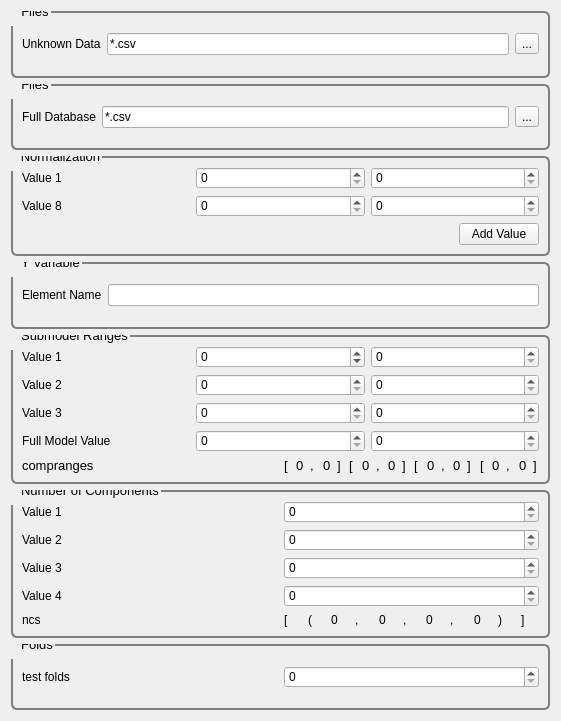
      <widget class="QWidget" name="scrollAreaWidgetContents_2">
       <property name="geometry">
        <rect>
         <x>0</x>
         <y>0</y>
         <width>561</width>
         <height>721</height>
        </rect>
       </property>
       <property name="font">
        <font>
         <pointsize>8</pointsize>
        </font>
       </property>
       <property name="styleSheet">
        <string notr="true">QGroupBox {
  border: 2px solid gray;
  border-radius: 6px;
  margin-top: 0.5em;
}

QGroupBox::title {

  padding-top: -14px;
  padding-left: 8px;
}
</string>
       </property>
       <layout class="QVBoxLayout" name="verticalLayout_8">
        <item>
         <widget class="QGroupBox" name="unknownData">
          <property name="font">
           <font>
            <pointsize>10</pointsize>
           </font>
          </property>
          <property name="title">
           <string>Files</string>
          </property>
          <layout class="QVBoxLayout" name="verticalLayout_6">
           <item>
            <layout class="QHBoxLayout" name="horizontalLayout">
             <item>
              <layout class="QVBoxLayout" name="verticalLayout">
               <item>
                <widget class="QLabel" name="label">
                 <property name="text">
                  <string>Unknown Data</string>
                 </property>
                </widget>
               </item>
              </layout>
             </item>
             <item>
              <layout class="QVBoxLayout" name="verticalLayout_3">
               <item>
                <widget class="QLineEdit" name="lineEdit_2">
                 <property name="text">
                  <string extracomment="Make this change whenever a new file is selected">*.csv</string>
                 </property>
                 <property name="readOnly">
                  <bool>true</bool>
                 </property>
                </widget>
               </item>
              </layout>
             </item>
             <item>
              <layout class="QVBoxLayout" name="verticalLayout_5">
               <item>
                <widget class="QToolButton" name="unknownDataButton">
                 <property name="text">
                  <string>...</string>
                 </property>
                </widget>
               </item>
              </layout>
             </item>
            </layout>
           </item>
          </layout>
         </widget>
        </item>
        <item>
         <widget class="QGroupBox" name="referenceData">
          <property name="font">
           <font>
            <pointsize>10</pointsize>
           </font>
          </property>
          <property name="title">
           <string>Files</string>
          </property>
          <layout class="QVBoxLayout" name="verticalLayout_15">
           <item>
            <layout class="QHBoxLayout" name="horizontalLayout_11">
             <item>
              <layout class="QVBoxLayout" name="verticalLayout_16">
               <item>
                <widget class="QLabel" name="label_8">
                 <property name="text">
                  <string>Full Database</string>
                 </property>
                </widget>
               </item>
              </layout>
             </item>
             <item>
              <layout class="QVBoxLayout" name="verticalLayout_20">
               <item>
                <widget class="QLineEdit" name="lineEdit_9">
                 <property name="text">
                  <string extracomment="Make this change whenever a new file is selected">*.csv</string>
                 </property>
                 <property name="readOnly">
                  <bool>true</bool>
                 </property>
                </widget>
               </item>
              </layout>
             </item>
             <item>
              <layout class="QVBoxLayout" name="verticalLayout_21">
               <item>
                <widget class="QToolButton" name="fullDataBaseButton_3">
                 <property name="text">
                  <string>...</string>
                 </property>
                </widget>
               </item>
              </layout>
             </item>
            </layout>
           </item>
          </layout>
         </widget>
        </item>
        <item>
         <widget class="QGroupBox" name="Normalization">
          <property name="font">
           <font>
            <pointsize>10</pointsize>
           </font>
          </property>
          <property name="title">
           <string>Normalization</string>
          </property>
          <layout class="QVBoxLayout" name="verticalLayout_27">
           <item>
            <layout class="QVBoxLayout" name="verticalLayout_26">
             <item>
              <layout class="QVBoxLayout" name="verticalLayout_2">
               <item>
                <layout class="QHBoxLayout" name="horizontalLayout_2">
                 <item>
                  <widget class="QLabel" name="norm_label">
                   <property name="text">
                    <string>Value 1</string>
                   </property>
                  </widget>
                 </item>
                 <item>
                  <widget class="QSpinBox" name="norm_spinBox_9">
                   <property name="maximum">
                    <number>1000</number>
                   </property>
                  </widget>
                 </item>
                 <item>
                  <widget class="QSpinBox" name="norm_spinBox">
                   <property name="maximum">
                    <number>1000</number>
                   </property>
                  </widget>
                 </item>
                </layout>
               </item>
              </layout>
             </item>
             <item>
              <layout class="QVBoxLayout" name="verticalLayout_22">
               <item>
                <layout class="QHBoxLayout" name="horizontalLayout_24">
                 <item>
                  <widget class="QLabel" name="norm_label_8">
                   <property name="text">
                    <string>Value 8</string>
                   </property>
                  </widget>
                 </item>
                 <item>
                  <widget class="QSpinBox" name="norm_spinBox_16">
                   <property name="maximum">
                    <number>1000</number>
                   </property>
                  </widget>
                 </item>
                 <item>
                  <widget class="QSpinBox" name="norm_spinBox_8">
                   <property name="maximum">
                    <number>1000</number>
                   </property>
                  </widget>
                 </item>
                </layout>
               </item>
              </layout>
             </item>
            </layout>
           </item>
           <item>
            <layout class="QHBoxLayout" name="horizontalLayout_25">
             <item>
              <spacer name="horizontalSpacer_6">
               <property name="orientation">
                <enum>Qt::Horizontal</enum>
               </property>
               <property name="sizeHint" stdset="0">
                <size>
                 <width>40</width>
                 <height>20</height>
                </size>
               </property>
              </spacer>
             </item>
             <item>
              <widget class="QPushButton" name="NormValuebutton">
               <property name="text">
                <string>Add Value</string>
               </property>
              </widget>
             </item>
            </layout>
           </item>
          </layout>
          <zorder></zorder>
          <zorder></zorder>
         </widget>
        </item>
        <item>
         <widget class="QGroupBox" name="CrossValidation">
          <property name="font">
           <font>
            <pointsize>10</pointsize>
           </font>
          </property>
          <property name="title">
           <string>Y Variable</string>
          </property>
          <layout class="QVBoxLayout" name="CrossValid">
           <item>
            <layout class="QHBoxLayout" name="horizontalLayout_4">
             <item>
              <layout class="QVBoxLayout" name="verticalLayout_11">
               <item>
                <widget class="QLabel" name="label_14">
                 <property name="text">
                  <string>Element Name</string>
                 </property>
                </widget>
               </item>
              </layout>
             </item>
             <item>
              <layout class="QVBoxLayout" name="verticalLayout_12">
               <item>
                <widget class="QLineEdit" name="elementNameLine"/>
               </item>
              </layout>
             </item>
            </layout>
           </item>
          </layout>
         </widget>
        </item>
        <item>
         <widget class="QGroupBox" name="CompRanges">
          <property name="font">
           <font>
            <pointsize>10</pointsize>
           </font>
          </property>
          <property name="title">
           <string>Submodel Ranges</string>
          </property>
          <layout class="QVBoxLayout" name="verticalLayout_7">
           <item>
            <layout class="QVBoxLayout" name="verticalLayout_4">
             <item>
              <layout class="QHBoxLayout" name="horizontalLayout_3">
               <item>
                <widget class="QLabel" name="label_80">
                 <property name="text">
                  <string>Value 1</string>
                 </property>
                </widget>
               </item>
               <item>
                <widget class="QSpinBox" name="comp_range">
                 <property name="minimum">
                  <number>-100</number>
                 </property>
                 <property name="maximum">
                  <number>1000</number>
                 </property>
                </widget>
               </item>
               <item>
                <widget class="QSpinBox" name="comp_range_2">
                 <property name="maximum">
                  <number>1000</number>
                 </property>
                </widget>
               </item>
              </layout>
             </item>
             <item>
              <layout class="QHBoxLayout" name="horizontalLayout_5">
               <item>
                <widget class="QLabel" name="label_81">
                 <property name="text">
                  <string>Value 2</string>
                 </property>
                </widget>
               </item>
               <item>
                <widget class="QSpinBox" name="comp_range_3">
                 <property name="maximum">
                  <number>1000</number>
                 </property>
                </widget>
               </item>
               <item>
                <widget class="QSpinBox" name="comp_range_4">
                 <property name="maximum">
                  <number>1000</number>
                 </property>
                </widget>
               </item>
              </layout>
             </item>
             <item>
              <layout class="QHBoxLayout" name="horizontalLayout_7">
               <item>
                <widget class="QLabel" name="label_82">
                 <property name="text">
                  <string>Value 3</string>
                 </property>
                </widget>
               </item>
               <item>
                <widget class="QSpinBox" name="comp_range_5">
                 <property name="maximum">
                  <number>1000</number>
                 </property>
                </widget>
               </item>
               <item>
                <widget class="QSpinBox" name="comp_range_6">
                 <property name="maximum">
                  <number>1000</number>
                 </property>
                </widget>
               </item>
              </layout>
             </item>
             <item>
              <layout class="QHBoxLayout" name="horizontalLayout_10">
               <item>
                <widget class="QLabel" name="label_85">
                 <property name="text">
                  <string>Full Model Value</string>
                 </property>
                </widget>
               </item>
               <item>
                <widget class="QSpinBox" name="comp_range_7">
                 <property name="maximum">
                  <number>1000</number>
                 </property>
                </widget>
               </item>
               <item>
                <widget class="QSpinBox" name="comp_range_8">
                 <property name="maximum">
                  <number>1000</number>
                 </property>
                </widget>
               </item>
              </layout>
             </item>
            </layout>
           </item>
           <item>
            <layout class="QHBoxLayout" name="horizontalLayout_9">
             <item>
              <widget class="QLabel" name="label_40">
               <property name="font">
                <font>
                 <pointsize>10</pointsize>
                </font>
               </property>
               <property name="text">
                <string>compranges</string>
               </property>
              </widget>
             </item>
             <item>
              <layout class="QHBoxLayout" name="horizontalLayout_6">
               <item>
                <widget class="QLabel" name="label_20">
                 <property name="font">
                  <font>
                   <pointsize>10</pointsize>
                  </font>
                 </property>
                 <property name="text">
                  <string>[</string>
                 </property>
                </widget>
               </item>
               <item>
                <widget class="QLabel" name="label_21">
                 <property name="font">
                  <font>
                   <pointsize>10</pointsize>
                  </font>
                 </property>
                 <property name="text">
                  <string>0</string>
                 </property>
                </widget>
               </item>
               <item>
                <widget class="QLabel" name="label_22">
                 <property name="font">
                  <font>
                   <pointsize>10</pointsize>
                  </font>
                 </property>
                 <property name="text">
                  <string>,</string>
                 </property>
                </widget>
               </item>
               <item>
                <widget class="QLabel" name="label_23">
                 <property name="font">
                  <font>
                   <pointsize>10</pointsize>
                  </font>
                 </property>
                 <property name="text">
                  <string>0</string>
                 </property>
                </widget>
               </item>
               <item>
                <widget class="QLabel" name="label_24">
                 <property name="font">
                  <font>
                   <pointsize>10</pointsize>
                  </font>
                 </property>
                 <property name="text">
                  <string>]</string>
                 </property>
                </widget>
               </item>
               <item>
                <widget class="QLabel" name="label_27">
                 <property name="font">
                  <font>
                   <pointsize>10</pointsize>
                  </font>
                 </property>
                 <property name="text">
                  <string>[</string>
                 </property>
                </widget>
               </item>
               <item>
                <widget class="QLabel" name="label_29">
                 <property name="font">
                  <font>
                   <pointsize>10</pointsize>
                  </font>
                 </property>
                 <property name="text">
                  <string>0</string>
                 </property>
                </widget>
               </item>
               <item>
                <widget class="QLabel" name="label_28">
                 <property name="font">
                  <font>
                   <pointsize>10</pointsize>
                  </font>
                 </property>
                 <property name="text">
                  <string>,</string>
                 </property>
                </widget>
               </item>
               <item>
                <widget class="QLabel" name="label_26">
                 <property name="font">
                  <font>
                   <pointsize>10</pointsize>
                  </font>
                 </property>
                 <property name="text">
                  <string>0</string>
                 </property>
                </widget>
               </item>
               <item>
                <widget class="QLabel" name="label_25">
                 <property name="font">
                  <font>
                   <pointsize>10</pointsize>
                  </font>
                 </property>
                 <property name="text">
                  <string>]</string>
                 </property>
                </widget>
               </item>
               <item>
                <widget class="QLabel" name="label_32">
                 <property name="font">
                  <font>
                   <pointsize>10</pointsize>
                  </font>
                 </property>
                 <property name="text">
                  <string>[</string>
                 </property>
                </widget>
               </item>
               <item>
                <widget class="QLabel" name="label_30">
                 <property name="font">
                  <font>
                   <pointsize>10</pointsize>
                  </font>
                 </property>
                 <property name="text">
                  <string>0</string>
                 </property>
                </widget>
               </item>
               <item>
                <widget class="QLabel" name="label_33">
                 <property name="font">
                  <font>
                   <pointsize>10</pointsize>
                  </font>
                 </property>
                 <property name="text">
                  <string>,</string>
                 </property>
                </widget>
               </item>
               <item>
                <widget class="QLabel" name="label_34">
                 <property name="font">
                  <font>
                   <pointsize>10</pointsize>
                  </font>
                 </property>
                 <property name="text">
                  <string>0</string>
                 </property>
                </widget>
               </item>
               <item>
                <widget class="QLabel" name="label_31">
                 <property name="font">
                  <font>
                   <pointsize>10</pointsize>
                  </font>
                 </property>
                 <property name="text">
                  <string>]</string>
                 </property>
                </widget>
               </item>
               <item>
                <widget class="QLabel" name="label_39">
                 <property name="font">
                  <font>
                   <pointsize>10</pointsize>
                  </font>
                 </property>
                 <property name="text">
                  <string>[</string>
                 </property>
                </widget>
               </item>
               <item>
                <widget class="QLabel" name="label_36">
                 <property name="font">
                  <font>
                   <pointsize>10</pointsize>
                  </font>
                 </property>
                 <property name="text">
                  <string>0</string>
                 </property>
                </widget>
               </item>
               <item>
                <widget class="QLabel" name="label_37">
                 <property name="font">
                  <font>
                   <pointsize>10</pointsize>
                  </font>
                 </property>
                 <property name="text">
                  <string>,</string>
                 </property>
                </widget>
               </item>
               <item>
                <widget class="QLabel" name="label_35">
                 <property name="font">
                  <font>
                   <pointsize>10</pointsize>
                  </font>
                 </property>
                 <property name="text">
                  <string>0</string>
                 </property>
                </widget>
               </item>
               <item>
                <widget class="QLabel" name="label_38">
                 <property name="font">
                  <font>
                   <pointsize>10</pointsize>
                  </font>
                 </property>
                 <property name="text">
                  <string>]</string>
                 </property>
                </widget>
               </item>
              </layout>
             </item>
            </layout>
           </item>
          </layout>
         </widget>
        </item>
        <item>
         <widget class="QGroupBox" name="CreateModels">
          <property name="font">
           <font>
            <pointsize>10</pointsize>
           </font>
          </property>
          <property name="title">
           <string>Number of Components</string>
          </property>
          <layout class="QVBoxLayout" name="verticalLayout_17">
           <item>
            <layout class="QHBoxLayout" name="horizontalLayout_14">
             <item>
              <layout class="QVBoxLayout" name="verticalLayout_18">
               <item>
                <widget class="QLabel" name="label_70">
                 <property name="text">
                  <string>Value 1</string>
                 </property>
                </widget>
               </item>
               <item>
                <widget class="QLabel" name="label_71">
                 <property name="text">
                  <string>Value 2</string>
                 </property>
                </widget>
               </item>
               <item>
                <widget class="QLabel" name="label_72">
                 <property name="text">
                  <string>Value 3</string>
                 </property>
                </widget>
               </item>
               <item>
                <widget class="QLabel" name="label_73">
                 <property name="text">
                  <string>Value 4</string>
                 </property>
                </widget>
               </item>
              </layout>
             </item>
             <item>
              <layout class="QVBoxLayout" name="verticalLayout_19">
               <item>
                <widget class="QSpinBox" name="create_model_spin">
                 <property name="maximum">
                  <number>20</number>
                 </property>
                </widget>
               </item>
               <item>
                <widget class="QSpinBox" name="create_model_spin_2">
                 <property name="maximum">
                  <number>20</number>
                 </property>
                </widget>
               </item>
               <item>
                <widget class="QSpinBox" name="create_model_spin_3">
                 <property name="maximum">
                  <number>20</number>
                 </property>
                </widget>
               </item>
               <item>
                <widget class="QSpinBox" name="create_model_spin_4">
                 <property name="maximum">
                  <number>20</number>
                 </property>
                </widget>
               </item>
              </layout>
             </item>
            </layout>
           </item>
           <item>
            <layout class="QHBoxLayout" name="horizontalLayout_15">
             <item>
              <widget class="QLabel" name="label_74">
               <property name="text">
                <string>ncs</string>
               </property>
              </widget>
             </item>
             <item>
              <layout class="QHBoxLayout" name="horizontalLayout_16">
               <item>
                <widget class="QLabel" name="label_75">
                 <property name="text">
                  <string>[</string>
                 </property>
                </widget>
               </item>
               <item>
                <widget class="QLabel" name="label_76">
                 <property name="text">
                  <string>(</string>
                 </property>
                </widget>
               </item>
               <item>
                <widget class="QLabel" name="label_77">
                 <property name="text">
                  <string>0</string>
                 </property>
                </widget>
               </item>
               <item>
                <widget class="QLabel" name="label_78">
                 <property name="text">
                  <string>,</string>
                 </property>
                </widget>
               </item>
               <item>
                <widget class="QLabel" name="label_79">
                 <property name="text">
                  <string>0</string>
                 </property>
                </widget>
               </item>
               <item>
                <widget class="QLabel" name="label_83">
                 <property name="text">
                  <string>,</string>
                 </property>
                </widget>
               </item>
               <item>
                <widget class="QLabel" name="label_84">
                 <property name="text">
                  <string>0</string>
                 </property>
                </widget>
               </item>
               <item>
                <widget class="QLabel" name="label_88">
                 <property name="text">
                  <string>,</string>
                 </property>
                </widget>
               </item>
               <item>
                <widget class="QLabel" name="label_89">
                 <property name="text">
                  <string>0</string>
                 </property>
                </widget>
               </item>
               <item>
                <widget class="QLabel" name="label_90">
                 <property name="text">
                  <string>)</string>
                 </property>
                </widget>
               </item>
               <item>
                <widget class="QLabel" name="label_91">
                 <property name="text">
                  <string>]</string>
                 </property>
                </widget>
               </item>
              </layout>
             </item>
            </layout>
           </item>
          </layout>
         </widget>
        </item>
        <item>
         <widget class="QGroupBox" name="Test_Folds">
          <property name="font">
           <font>
            <pointsize>10</pointsize>
           </font>
          </property>
          <property name="title">
           <string>Folds</string>
          </property>
          <layout class="QVBoxLayout" name="CrossValid_3">
           <item>
            <layout class="QHBoxLayout" name="horizontalLayout_12">
             <item>
              <layout class="QVBoxLayout" name="verticalLayout_23">
               <item>
                <widget class="QLabel" name="label_16">
                 <property name="text">
                  <string>test folds</string>
                 </property>
                </widget>
               </item>
              </layout>
             </item>
             <item>
              <layout class="QVBoxLayout" name="verticalLayout_24">
               <item>
                <widget class="QSpinBox" name="test_fold_spinBox"/>
               </item>
              </layout>
             </item>
            </layout>
           </item>
          </layout>
         </widget>
        </item>
       </layout>
       <zorder>CrossValidation</zorder>
       <zorder>CreateModels</zorder>
       <zorder>Normalization</zorder>
       <zorder>CompRanges</zorder>
       <zorder>unknownData</zorder>
       <zorder>referenceData</zorder>
       <zorder>Test_Folds</zorder>
      </widget>
